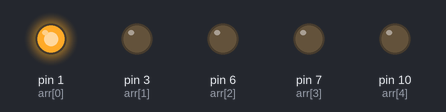
A sketch run on a simulated Arduino Uno, built with avr-gcc and run on an emulated ATmega328P. Shown: output pins drawn as LEDs (lit = HIGH).

Above: at 0.03 s.
At 0.33 s:
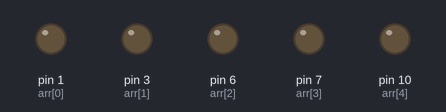
At 0.75 s:
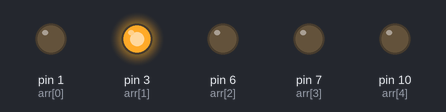
At 1.47 s:
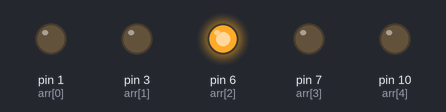
At 2.19 s:
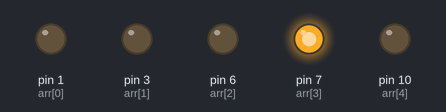
At 2.91 s:
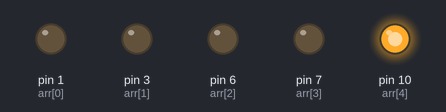
Timing chart, 0 to 3.2 s (numbered marks = the images above):
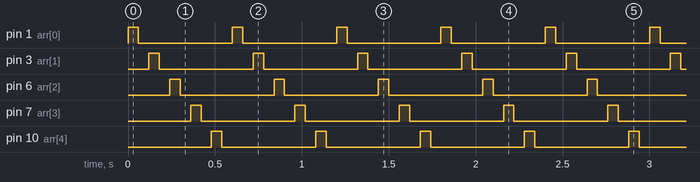

Measured:
- by itself, pin 1 (arr[0]), pin 3 (arr[1]), pin 6 (arr[2]), pin 7 (arr[3]), pin 10 (arr[4]): alternates HIGH for 0.06 s and LOW for 0.54 s
- by itself, everything shown: repeats every 0.60 s, in 10 steps

The sketch:

Array.ino
```cpp
//how to use array

int arr[]={1,3,6,7,10};
int i, j;
void setup() {
  for (i = 0; i < 5; i++) {
    pinMode(arr[i], OUTPUT);
  }
}

void loop() {
  for (j = 0; j < 5; j++) {
    digitalWrite(arr[j], HIGH);
    delay(60);
    digitalWrite(arr[j], LOW);
    delay(60);
  }
}
```
